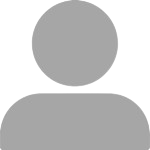
#> input picture utils/default_images/managers.png, 150 x 150 px
$ python -i image_transfer.py   (imports and definitions only)
#> lines starting #> are read from the running program, lines starting #| are printed output that depends on the picture; after the words box and inside, x2 and y2 are one past the last pixel; in counts of white or black regions, pixels touching at a corner belong together
import shutil
import pandas as pd
import os
import time
import numpy as np
from PIL import Image
from rembg import remove
from collections import deque
import cv2

# Configuración
from use.config import DATA_PATH, UTILS_DIR
from use.functions import elapsed_time_str, json_to_dict

# Estructura de carpetas de imagenes - input y output
# [1 line that did not run here, left out]
# [1 line that did not run here, left out]
# [1 line not run here, left out]

# Imagenes default
# [1 line that did not run here, left out]
# [1 line that did not run here, left out]
# [1 line that did not run here, left out]
# [1 line that did not run here, left out]
# [1 line that did not run here, left out]

# Carpetas con ficheros JSON con la información gold
# [1 line that did not run here, left out]
# [1 line that did not run here, left out]
# [1 line that did not run here, left out]
# [1 line that did not run here, left out]
# [1 line that did not run here, left out]

# Dataframes silver con los IDs
# [1 line that did not run here, left out]
# [1 line that did not run here, left out]
# [1 line that did not run here, left out]
# [1 line that did not run here, left out]

# Carpeta con imagenes con los backgrounds removed
# [1 line that did not run here, left out]
# [1 line not run here, left out]

# Para todas las entidades
# [1 line that did not run here, left out]
# [1 line not run here, left out]
# [1 line that did not run here, left out]
# [1 line not run here, left out]
# [1 line that did not run here, left out]
# [1 line not run here, left out]

# --------------------------------------------------------------------------------------
# COMRPOBACIÓN DE IMAGENES CORRECTAS
# --------------------------------------------------------------------------------------
# [24 lines left out: function is_valid_image, not called in this run]

# --------------------------------------------------------------------------------------
# ELIMINACIÓN DE FONDO NORMAL
# --------------------------------------------------------------------------------------
def remove_normal_background(image_path: str, output_image_path: str, tolerance: int = 18) -> None:

    # Lectura de la imagen
#> called with image_path = '../../utils/default_images/managers.png', output_image_path = 'out.png', tolerance = 18
    img = Image.open(image_path).convert("RGBA")
#> img is the input picture: PIL image 150x150 RGBA; mean R, G, B, A 103.5, 103.5, 103.5, 154.1
    arr = np.array(img)

    # Convertimos a BGR para OpenCV
    bgr = cv2.cvtColor(arr[:, :, :3], cv2.COLOR_RGB2BGR)
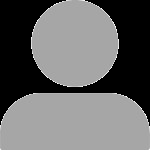
#> bgr: shape (150, 150, 3); min 0, max 255, mean 103.5

    # Escala de grises
    gray = cv2.cvtColor(bgr, cv2.COLOR_BGR2GRAY)

    # Máscara de todo lo que no sea fondo negro
    _, mask = cv2.threshold(gray, 8, 255, cv2.THRESH_BINARY)
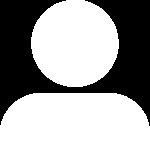
#> mask: shape (150, 150); 61.9% white; 1 black region, box (x1, y1, x2, y2) and area: (0, 0, 150, 126) 8580

    # Cerramos pequeños huecos
    kernel = np.ones((3, 3), np.uint8)
    mask = cv2.morphologyEx(mask, cv2.MORPH_CLOSE, kernel, iterations=2)
#> mask: shape (150, 150); 62% white; 1 black region

    # Buscamos contornos
    contours, _ = cv2.findContours(mask, cv2.RETR_EXTERNAL, cv2.CHAIN_APPROX_SIMPLE)
#> contours = 2 contours; box (x1, y1, x2, y2) and area: (0, 93, 150, 150) 7706, (31, 0, 119, 87) 5940

    # Si no hay contornos, copiamos la original
    if not contours:
        shutil.copy2(image_path, output_image_path)
        return

    # Nos quedamos con el contorno más grande
    largest_contour = max(contours, key=cv2.contourArea)
#> largest_contour = contour of 50 points, box (x1, y1, x2, y2) (0, 93, 150, 150), area 7706

    # Creamos máscara limpia del escudo
    clean_mask = np.zeros_like(mask)
    cv2.drawContours(clean_mask, [largest_contour], -1, 255, thickness=cv2.FILLED)
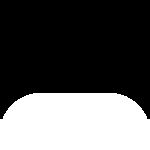
#> clean_mask: shape (150, 150); 35.1% white; 1 white region, box (x1, y1, x2, y2) and area: (0, 93, 150, 150) 7891

    # Suavizamos un poco el borde
    clean_mask = cv2.GaussianBlur(clean_mask, (3, 3), 0)

    # Aplicamos alpha
    arr[:, :, 3] = clean_mask
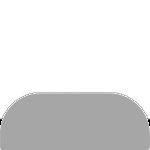
#> arr: shape (150, 150, 4); mean R, G, B, A 103.5, 103.5, 103.5, 89.4; transparent parts drawn white

    # Guardado de la imagen procesada
    Image.fromarray(arr).save(output_image_path)

# --------------------------------------------------------------------------------------
# MOVER TODAS LAS IMAGENES
# --------------------------------------------------------------------------------------
# [121 lines left out: functions move_all_images, main_image_transfer, not called in this run]

>>> result = remove_normal_background('../../utils/default_images/managers.png', 'out.png')
